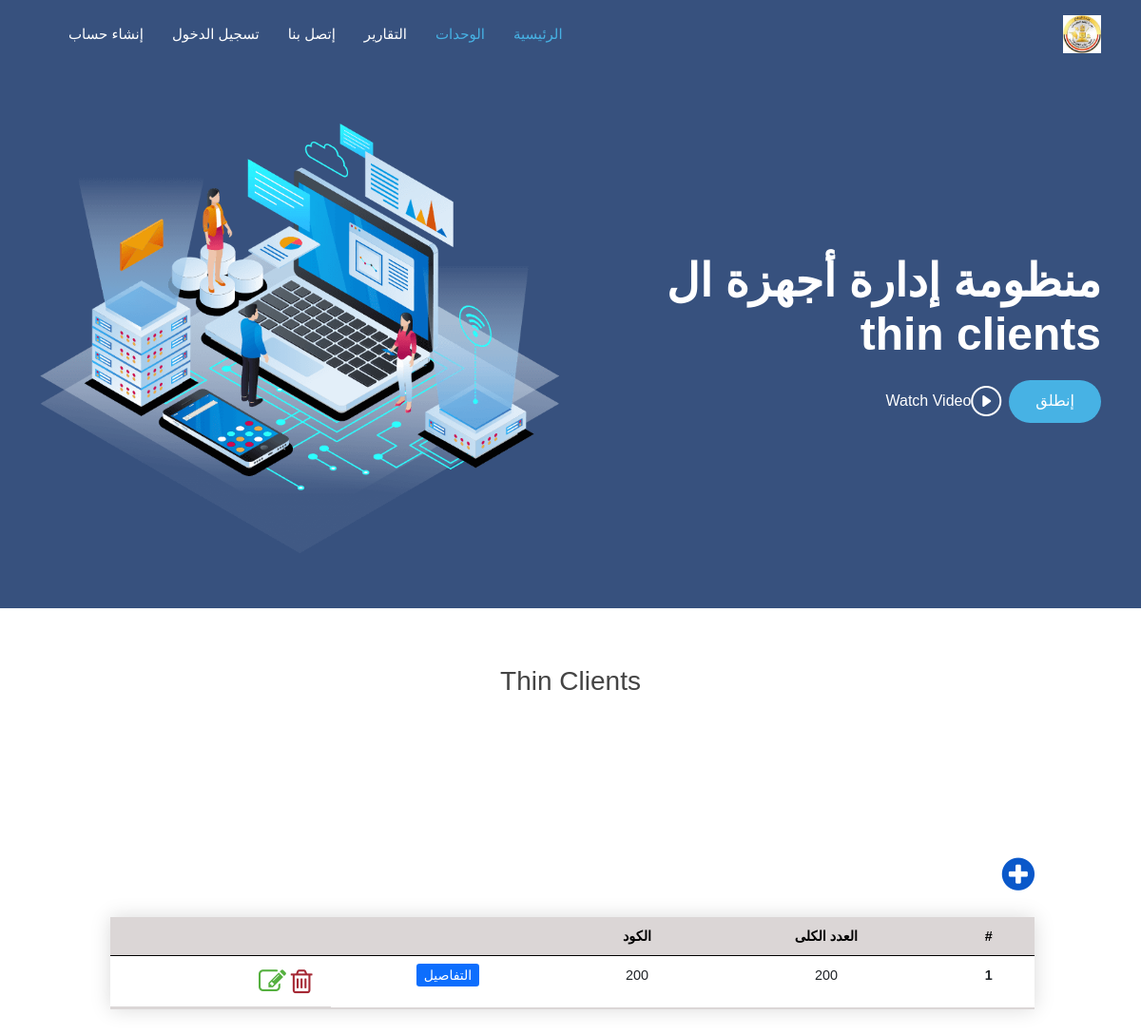
/devices/codeTotal, run on the app's committed database.
### devices/models.py (models this page shows, shortened)
class ThinCodeTotal(models.Model):
    code = models.ForeignKey(ThinCodeName, on_delete=models.CASCADE)
    total = models.IntegerField(null=True, blank=True)

class ThinCodeName(models.Model):
    NAME_CHOICES = (
        ('إدارة المشاة', 'إدارة المشاة'),
        ('إدارة المدرعات', 'إدارة المدرعات'),
        ('إدارة المدفعية', 'إدارة المدفعية'),
        ('إدارة المركبات', 'إدارة المركبات'),
        ('إدارة الشرطة العسكرية', 'إدارة الشرطة العسكرية'),
        ('إدارة الشؤون المعنوية', 'إدارة الشؤون المعنوية'),
        ('جهاز الرياضة العسكري', 'جهاز الرياضة العسكري'),
        ('هيئة التدريب للقوات المسلحة', 'هيئة التدريب للقوات المسلحة'),
        ('هيئة التفتيش للقوات المسلحة', 'هيئة التفتيش للقوات المسلحة'),
        ('إدارة الأسلحة والذخيرة', 'إدارة الأسلحة والذخيرة'),
        ('إدارة البحوث الفنية والتطوير', 'إدارة البحوث الفنية والتطوير'),
        ('مركز التنمية البشرية والعلوم السلوكية', 'مركز التنمية البشرية والعلوم السلوكية'),
        ('إدارة نوادي وفاندق ضباط ق.م', 'إدارة نوادي وفاندق ضباط ق.م'),
        (' جهاز مشروعات الخدمة الوطنية', 'جهاز مشروعات الخدمة الوطنية'),
        ('هيئة القضاء العسكري', 'هيئة القضاء العسكري'),
        ('إدارة المدعي العام', 'إدارة المدعي العام'),
        ('إدارة المحاكم العسكرية', 'إدارة المحاكم العسكرية'),
        ('إدارة الحرب الكيمائية', 'إدارة الحرب الكيمائية'),
        ('إدارة المتاحف العسكرية', 'إدارة المتاحف العسكرية'),
        ('قيادة قوات حرس الحدود', 'قيادة قوات حرس الحدود'),
        ('قيادة قوات الدفاع الشعبي والعسكري', 'قيادة قوات الدفاع الشعبي والعسكري'),
        ('إدارة الموسيقات العسكرية', 'إدارة الموسيقات العسكرية'),
        ('دار المحفوظات المركزية', 'دار المحفوظات المركزية'),
        ('المركز الرئيسية للتنبؤات الجوية', 'المركز الرئيسية للتنبؤات الجوية'),
        ('جهاز مراقبة وضمان الجودة/هيئة التسليح ق.م', 'جهاز مراقبة وضمان الجودة/هيئة التسليح ق.م'),
        (' إدارة التعليم والتدريب المهني', 'إدارة التعليم والتدريب المهني'),
        ('قيادة القوات الجوية', 'قيادة القوات الجوية'),
        ('المركز الإعلامي العسكري', 'المركز الإعلامي العسكري'),
        ('مركز تطوير وصيانة معدات النظم الألية', 'مركز تطوير وصيانة معدات النظم الألية'),
        ('مركز تدريب الية القيادة والسيطرة', 'مركز تدريب الية القيادة والسيطرة'),
        ('المنظومة تحرير', 'المنظومة تحرير'),
        ('إدارة المحفوظات المركزية', 'إدارة المحفوظات المركزية'),
        ('إدارة المياه', 'إدارة المياه'),
        ('إدارة الإشارة', 'إدارة الإشارة'),
        ('CCTV ', 'CCTV'),
        ('دفاع جوي', 'دفاع جوي'),
        ('جهاز تنمية الموارد المالية', 'جهاز تنمية الموارد المالية'),
        ('مؤسسة صندوق الجلاء للقوات المسلحة', 'مؤسسة صندوق الجلاء للقوات المسلحة'),
        ('صندوق التأميني التكميلي', 'صندوق التأميني التكميلي'),
        ('مؤسسة القروض', 'مؤسسة القروض'),
        ('صندوق التأمين الخاص', 'صندوق التأمين الخاص'),
        ('صندوق إسكان أفراد القوات المسلحة', 'صندوق إسكان أفراد القوات المسلحة'),
        ('هيئة الشؤون المالية للقوات المسلحة', 'هيئة الشؤون المالية للقوات المسلحة'),
        ('إدارة التفتيش والمحاسبات', 'إدارة التفتيش والمحاسبات'),
        ('إدارة الميزانية', 'إدارة الميزانية'),
        ('إدارة العلاقات العامة والتمويل الخارجي', 'إدارة العلاقات العامة والتمويل الخارجي'),
        ('الإدارة المركزية للمحاسبات', 'الإدارة المركزية للمحاسبات'),
        ('إدارة التأمين والمعاشات', 'إدارة التأمين والمعاشات'),
        ('هيئة التنظيم والإدارة للقوات المسلحة', 'هيئة التنظيم والإدارة للقوات المسلحة'),
        ('إدارة التجنيد والتعبئة', 'إدارة التجنيد والتعبئة'),
        ('إدارة السجلات العسكرية', 'إدارة السجلات العسكرية'),
        ('فرع الإنتقاء والتوجيه', 'فرع الإنتقاء والتوجي'),
        ('إدارة شؤون العاملين المدنيين', 'إدارة شؤون العاملين المدنيين'),
    )
    name = models.CharField(max_length=255, null=True, blank=True, choices=NAME_CHOICES, unique=True)
    code = models.IntegerField(blank=True, null=True)

### devices/views.py (the view)
# urls.py: path('codeTotal', views.all_codetotal, name='code-total'),
def all_codetotal(request):
    units = ThinCodeTotal.objects.all()
    names = [x for x in ThinCodeName.NAME_CHOICES if x in units.values_list('code__name', flat=True)]
    context = {"units": units, "unit_names": names}
    return render(request, 'devices/code_total.html', context)

### devices/templates/devices/code_total.html (shortened to what this page needs)
{% extends 'main.html' %}
{% load static %}
{% block body %}
    <main id="main">
    <section>
        <div class="section-title">
            <h3>Thin Clients</h3>
        </div>
                <div id="get-started" class="padd-section text-center" style="width: 90%;margin: 8rem 7rem;">
            <div style="display:flex; flex-direction:row;">
                <i data-bs-toggle="modal" data-bs-target="#createModal" class="fa fa-plus-circle" aria-hidden="true"
                   style="color:#0a58ca;display:flex; order: 1; font-size: 40px;"></i>
            </div>
            <table class="table styled-table" style="width: 90%;">
                <thead>
                <tr>
                    <th scope="col">#</th>
                    <th scope="col">العدد الكلى</th>
                                        <th scope="col">الكود</th>
                                     <th scope="col"></th>
                    <th scope="col"></th>
                </tr>
                </thead>
                <tbody>
                {% for unit in units %}
                    <tr>
                        <th scope="row">{{ unit.pk }}</th>
                        <td>{{ unit.total }}</td>
                        <td>{{ unit.code.code }}</td>
<td> <a class="btn-sm btn-primary" href="{% url 'unit-detail-code' unit.code.pk %}">التفاصيل</a></td>
                        <td style="display:flex; flex-direction:row;"><i data-bs-toggle="modal"
                                                                         data-bs-target="#deleteModal"
                                                                         id="{{ unit.pk }}"
                                                                         style="color:#a52834; font-size:29px; margin-inline: 0.3rem;"
                                                                         class="fa fa-trash-o sara_delete"
                                                                         aria-hidden="true"></i>
                            <i data-bs-toggle="modal" data-bs-target="#updateModal"
                               style="color:#55b03f; font-size:29px;" id="{{ unit.pk }}"
                               class="fa fa-pencil-square-o sara_edit" aria-hidden="true"></i>
                        </td>
                    </tr>
                {% endfor %}
                </tbody>
            </table>
        </div>
    </section>
    </main>
{% endblock body %}

### static/css/style.css (style rules this page uses)
body { font-family: 'Almarai', sans-serif; color: #444444; }
a { color: #47b2e4; text-decoration: none; }
h1, h2, h3, h4, h5, h6 { font-family: 'Almarai', sans-serif; }
section { padding: 60px 0; overflow: hidden; }
.section-title { text-align: center; padding-bottom: 30px; }

### devices/templates/devices/code_total.html (style rules this page uses)
.styled-table { border-collapse: collapse; margin: 25px 0; font-size: 0.9em; font-family: sans-serif; min-width: 400px; box-shadow: 0 0 20px rgba(0, 0, 0, 0.15); }
.styled-table thead tr { background-color: #dbd6d6; color: #000000; text-align: left; }
.styled-table th, .styled-table td { padding: 12px 15px; text-align: center; }
.styled-table tbody tr { border-bottom: 1px solid #dddddd; text-align: center; }
.styled-table tbody tr:last-of-type { border-bottom: 2px solid #dbd6d6; }

### data on the page
ThinCodeTotal: pk "1", total "200", code.code "200"
